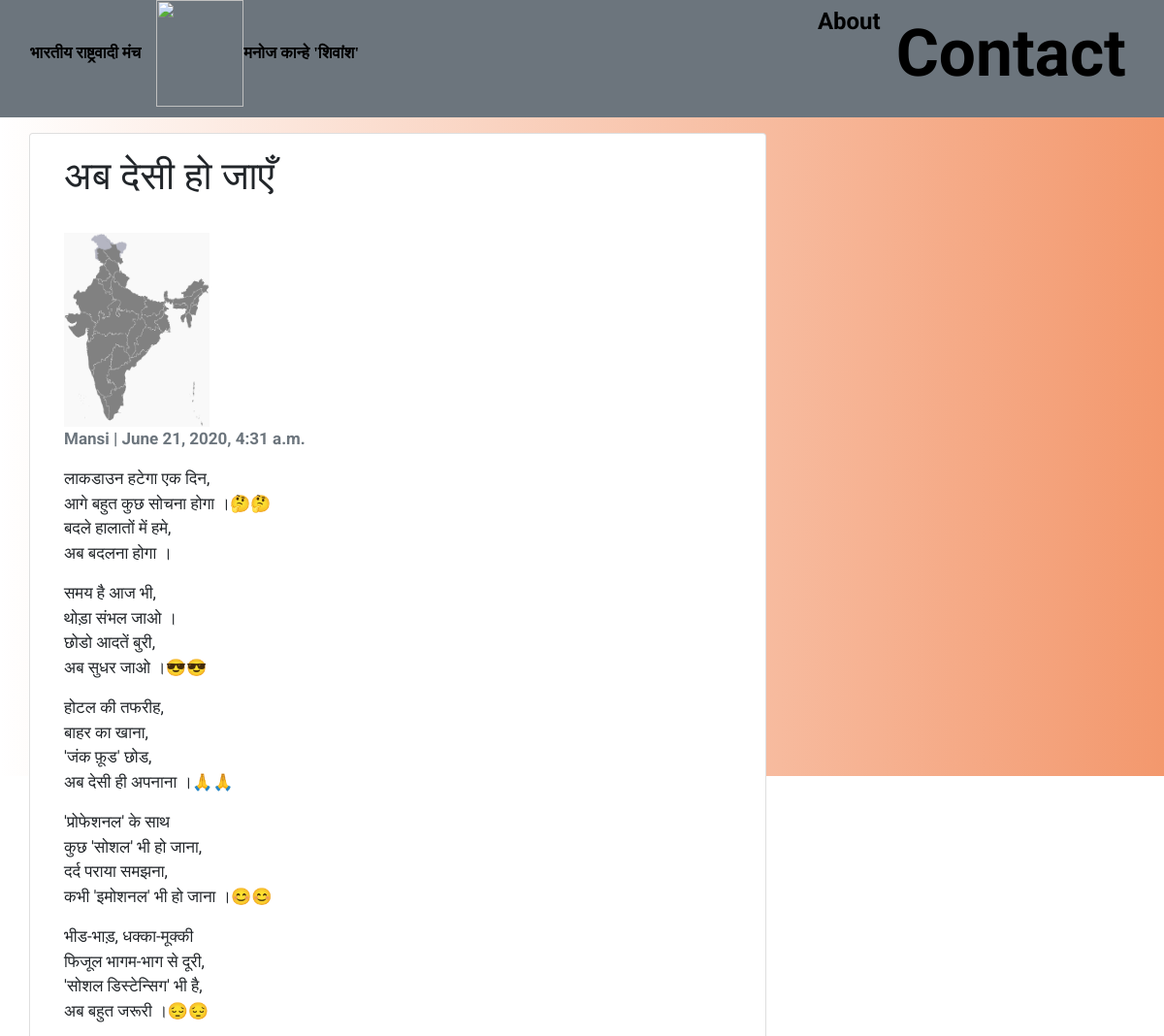
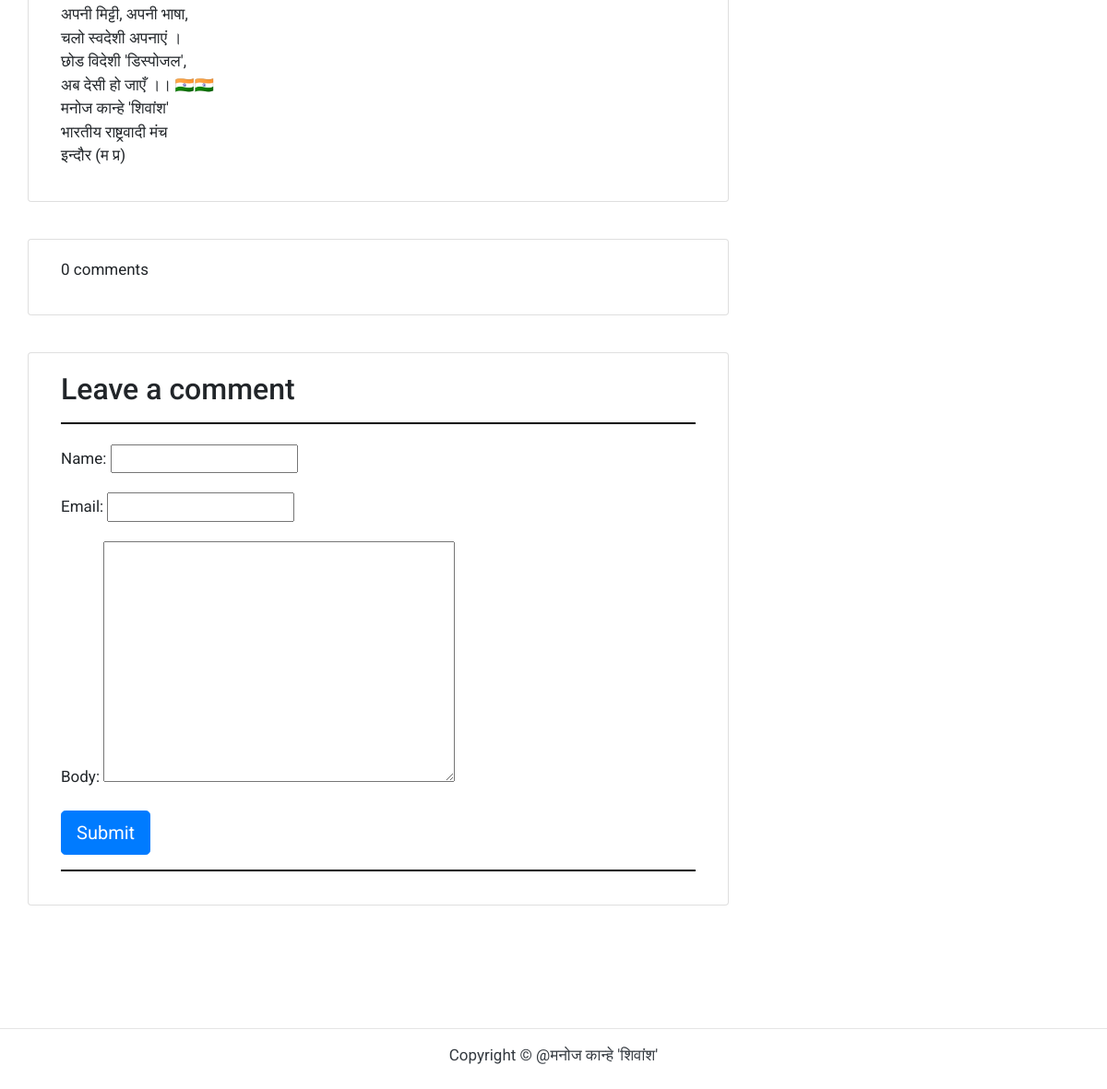
The page /post-2/ on the database its author committed (2 pictures, top to bottom).
### blog/models.py (models this page shows, shortened)
class Post(models.Model):
    title = models.CharField(max_length=200, unique=True)
    slug = models.SlugField(max_length=200, unique=True)
    author = models.ForeignKey(User, on_delete= models.CASCADE)
    updated_on = models.DateTimeField(auto_now= True)
    content = models.TextField()
    created_on = models.DateTimeField(auto_now_add=True)
    status = models.IntegerField(choices=STATUS, default=0)
    logo = models.FileField()
    class Meta:
        ordering = ['-created_on']

### blog/views.py (the view)
# urls.py: path('<slug:slug>/', views.detail, name='detail'),
def detail(request, slug):
    template_name = "blog/detail.html"
    post = get_object_or_404(Post, slug=slug)
    comments = post.comments.filter(active=True)
    new_comment = None
    if request.method == 'POST':
        comment_form = CommentForm(data=request.POST)
        if comment_form.is_valid():
            new_comment = comment_form.save(commit=False)
            new_comment.post = post
            new_comment.save()
    else:
        comment_form = CommentForm()
    return render(request, template_name, {'post': post,
                                           'comments': comments,
                                           'new_comment': new_comment,
                                           'comment_form': comment_form})

### blog/forms.py
class CommentForm(forms.ModelForm):
    class Meta:
        model = Comment
        fields = ('name', 'email', 'body')

### blog/templates/blog/detail.html (shortened to what this page needs)
{% extends 'blog/base.html' %}
{% block content %}
<div class="container">
  <div class="row">
    <div class="col-md-8 card mb-4  mt-3 left  top">
      <div class="card-body">
        <h1>{% block title %} {{ post.title }}  {% endblock title %}</h1>
                    <a href="{% url 'blog:detail' post.id %}"><br>
                        {% if post.logo %}
                            <img src="{{ post.logo.url }}" class="img-responsive" height="200vh" width="150vw">
                        {% else %}
                            <h3>No image to display</h3>
                        {% endif %}
                    </a>
        <p class=" text-muted" style="font-weight: bolder; color: black;">{{ post.author }} | {{ post.created_on }}</p>
        <p class="card-text ">{{ post.content | linebreaks }}</p>
      </div>
    </div>
    <div class="col-md-8 card mb-4  mt-3 ">
      <div class="card-body" style="width: fit-content;">
        <p>{{ comments.count }} comments</p>
      </div>
    </div>
    <div class="col-md-8 card mb-4  mt-3 ">
      <div class="card-body">
        {% if new_comment %}
        <div class="alert alert-success" role="alert" style="font-size: 3vh;">
          Your comment is awaiting moderation
        </div>
        {% else %}
        <h3 style="font-size: 4vh;">Leave a comment</h3>
        <hr style=" border: 0.1vh solid rgb(8, 8, 8);">
        <form method="post" style="margin-top: 1.3em;">
          {{ comment_form.as_p }}
          <button type="submit" class="btn btn-primary  btn-lg">Submit</button>
          <hr style=" border: 0.1vh solid rgb(8, 8, 8);">
        </form>
        {% endif %}
      </div>
    </div>
  </div>
</div>
{% endblock content %}

### blog/static/blog/style.css (style rules this page uses)
body { background: white url("images/back1.jpg"); background-repeat: no-repeat; background-size: cover; font-family: 'Balsamiq Sans', cursive; }

### blog/templates/blog/base.html (style rules this page uses)
body { font-family: "Roboto", sans-serif; font-size: 17px; background-image: linear-gradient(to right, rgba(250, 222, 209, 0), rgb(243, 152, 109)); }

### rows shown on the page
Post: title "अब देसी हो जाएँ", logo (picture), author "Mansi", created_on "June 21, 2020, 4:31 a.m.", content "लाकडाउन हटेगा एक दिन, आगे बहुत कुछ सोचना होगा ।🤔🤔 बदले हालातों में हमे, अब बदलना होगा । समय है आज भी, थोड़ा संभल जाओ । छोडो आदतें बुरी, अब सुधर जाओ ।😎😎 होटल की तफरीह, बाहर का खाना, 'जंक फ़ूड' छोड, अब देसी ही अपनाना ।🙏🙏 'प्रोफेशनल' के साथ कुछ 'सोशल' भी हो जाना, दर्द पराया समझना, कभी 'इमोशनल' भी हो जाना ।😊😊 भीड-भाड़, धक्का-मूक्की फिजूल भागम-भाग से दूरी, 'सोशल डिस्टेन्सिग' भी है, अब बहुत जरूरी ।😔😔 अपनी मिट्टी, अपनी भाषा, चलो स्वदेशी अपनाएं । छोड विदेशी 'डिस्पोजल', अब देसी हो जाएँ ।। 🇮🇳🇮🇳 मनोज कान्हे 'शिवांश' भारतीय राष्ट्रवादी मंच इन्दौर (म प्र)"

### other values the page prints
{{ comments.count }} "0"
